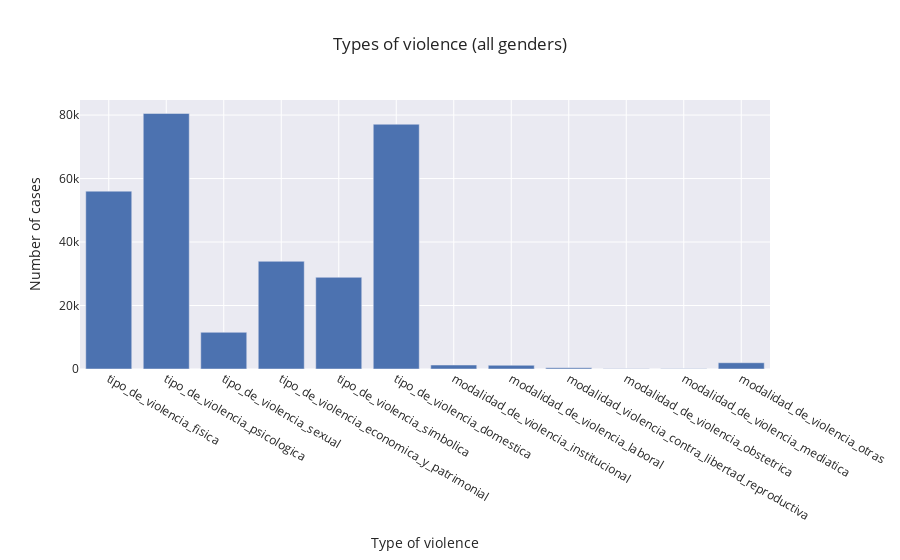

Notebook code cell kept with this figure:
### Code cell
fig = px.bar(x=df_types_of_violence.index, y=df_types_of_violence['Todos_los_generos'], \
            title="Types of violence (all genders)", template=plotly_template)

fig.update_layout(
    xaxis_title='Type of violence',
    yaxis_title='Number of cases'
)

fig.show()

### Figure 1 — Plotly figure (JSON) as saved in the notebook; plotly's stock layout.template omitted (floating-point values rounded to 4 significant figures)
{"data": [{"alignmentgroup": "True", "hovertemplate": "x=%{x}<br>y=%{y}<extra></extra>", "legendgroup": "", "marker": {"color": "rgb(76,114,176)", "pattern": {"shape": ""}}, "name": "", "offsetgroup": "", "orientation": "v", "showlegend": false, "textposition": "auto", "type": "bar", "x": ["tipo_de_violencia_fisica", "tipo_de_violencia_psicologica", "tipo_de_violencia_sexual", "tipo_de_violencia_economica_y_patrimonial", "tipo_de_violencia_simbolica", "tipo_de_violencia_domestica", "modalidad_de_violencia_institucional", "modalidad_de_violencia_laboral", "modalidad_violencia_contra_libertad_reproductiva", "modalidad_de_violencia_obstetrica", "modalidad_de_violencia_mediatica", "modalidad_de_violencia_otras"], "xaxis": "x", "y": [56035, 80505, 11571, 33935, 28896, 77115, 1253, 1182, 381, 79, 50, 1973], "yaxis": "y"}], "layout": {"barmode": "relative", "legend": {"tracegroupgap": 0}, "title": {"text": "Types of violence (all genders)"}, "xaxis": {"anchor": "y", "domain": [0, 1], "title": {"text": "Type of violence"}}, "yaxis": {"anchor": "x", "domain": [0, 1], "title": {"text": "Number of cases"}}}}
